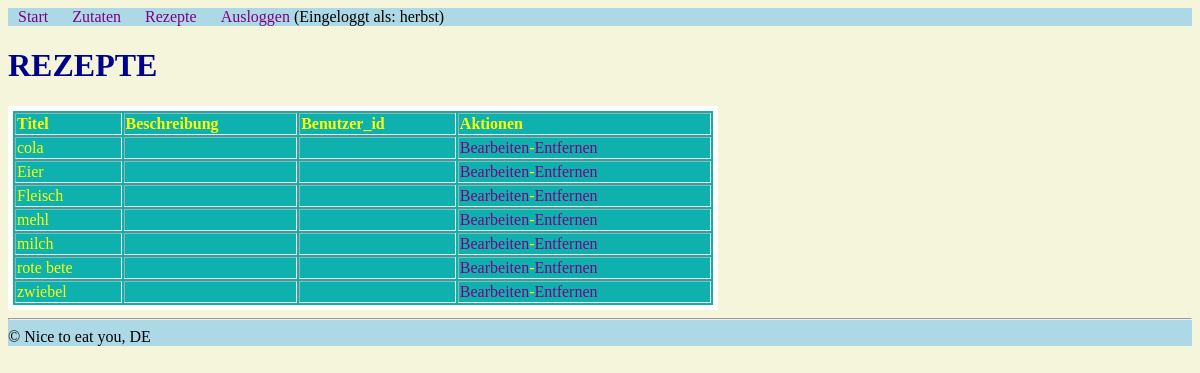
The page /admin/rezepte_liste.php (signed in) on the database its author committed.
### tables this page shows
CREATE TABLE `zutaten` (
  `id` int(10) UNSIGNED NOT NULL,
  `titel` varchar(50) NOT NULL,
  `Menge` float DEFAULT NULL,
  `einheit` varchar(50) DEFAULT NULL,
  `kcal_pro_100` int(11) DEFAULT NULL
);

### admin/funktionen.php (called while the page is built, shortened)
<?php
$db = mysqli_connect("localhost", "root", "", "php2");
mysqli_set_charset($db, "utf8");
function query ($sql_befehl) {
    global $db;
    $result = mysqli_query($db, $sql_befehl) or die(mysqli_error($db) . "<br/>" . $sql_befehl);
    return $result;
}

### admin/rezepte_liste.php (the view, shortened to what this page needs)
<?php
include "funktionen.php";
include "kopf.php";
?>
<h1>REZEPTE</h1>
<?php
   $result = query("SELECT * FROM zutaten ORDER BY titel ASC");
echo "<table border='1'>";
   echo "<thread>";
      echo "<tr>";
          echo "<th>Titel</th>";
          echo "<th>Beschreibung</th>";
          echo "<th>Benutzer_id</th>";
          echo "<th>Aktionen</th>";
      echo "</tr>";
   echo "</thread>";
   echo "<tbody>";
   while ($row = mysqli_fetch_assoc($result)) {
    echo "<tr>";
         echo "<td>" . $row["titel"] . "</td>";
         echo "<td>" . $row["beschreibung"] . "</td>";
         echo "<td>" . $row["benutzer_id"] . "</td>";
         echo "<td>"
          . "<a href='zutaten_bearbeiten.php?id={$row["id"]}'>Bearbeiten</a>-"
          . "<a href='zutaten_entfernen.php?id={$row["id"]}'>Entfernen</a>" . "</td>";
    echo "</tr>";
   }
    echo "</tbody>";
  echo "</table>";
?>
<?php
include "fuss.php";
?>

### admin/kopf.php (style rules this page uses)
body { background-color: beige; }
a { text-decoration: none; color: purple; }
table { border: 5px solid white; background-color:rgb(15 177 175) ; width: 60%; text-align: left; color: yellow; }
h1 { color: darkblue; }

### rows shown on the page
zutaten: titel "cola"
zutaten: titel "Eier"
zutaten: titel "Fleisch"
zutaten: titel "mehl"
zutaten: titel "milch"
zutaten: titel "rote bete"
zutaten: titel "zwiebel"

### other values the page prints
$_SESSION["benutzername"] "herbst"
